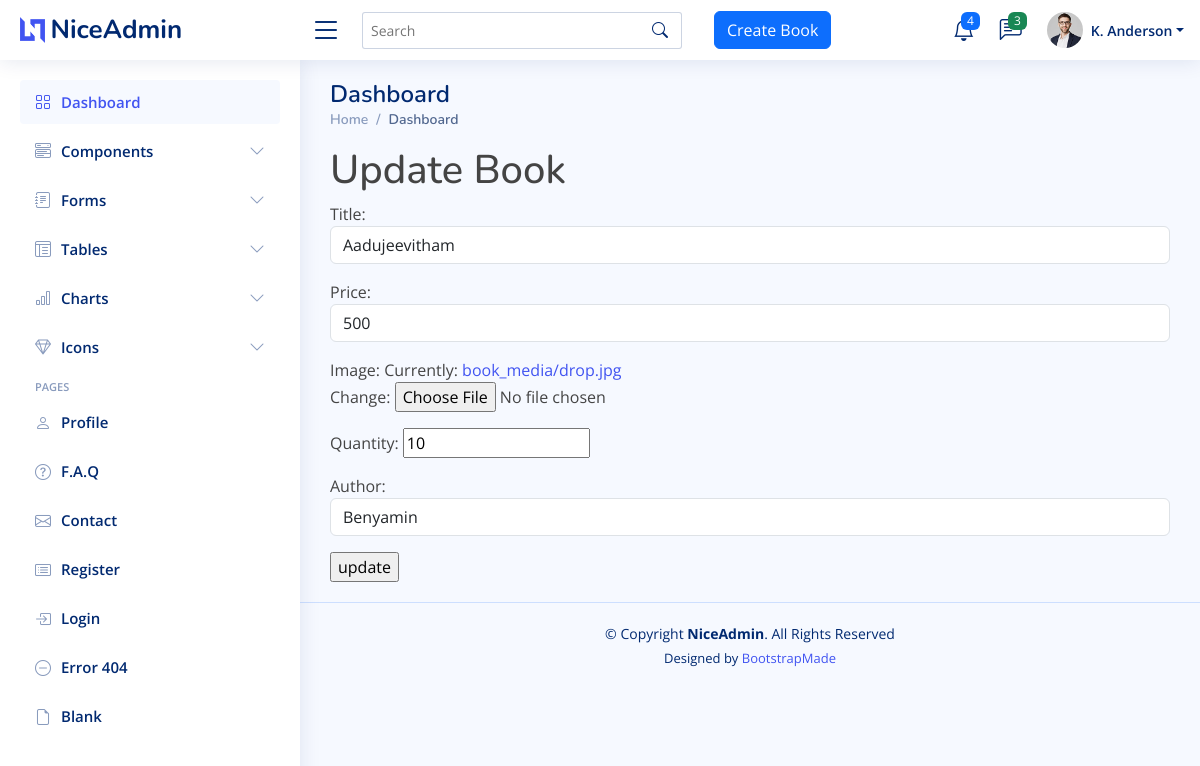
The app's page /update/1/ with its own data.
### lybrry/models.py (models this page shows, shortened)
class Book(models.Model):
    title=models.CharField(max_length=200)
    price=models.IntegerField(null=True)
    image=models.ImageField(upload_to='book_media')
    quantity=models.IntegerField()
    author=models.ForeignKey(AUTHOR, on_delete=models.CASCADE,null=True)

### lybrry/views.py (the view)
# urls.py: path('update/<int:book_id>/',views.updateBook, name='update'),
def updateBook(request,book_id):
    book=Book.objects.get(id=book_id)
    if request.method=="POST":
        form=Bookform(request.POST,request.FILES,instance=book)
        if form.is_valid():
            form.save()
            return redirect('/')
    else:
        form=Bookform(instance=book)
    return render(request,'admin/update.html',{'form':form})

### lybrry/forms.py
class Bookform(forms.ModelForm):
    class Meta:
        model=Book
        fields='__all__'
        widgets={
            'title':forms.TextInput(attrs={'class':'form-control','placeholder':'Enter the book name'}),
            'author':forms.Select(attrs={'class':'form-control','placeholder':'Enter the book author'}),
            'price':forms.TextInput(attrs={'class':'form-control','placeholder':'Enter the book price'})
        }

### lybrry/models.py (called while the page is built)
    def __str__(self):
        return '{}'.format(self.name)

### templates/admin/update.html (shortened to what this page needs)
{% extends 'admin/index.html' %}
{% load static %}
{% block content %}
<h1>Update Book</h1>
        <form method="post" enctype="multipart/form-data">
            {{ form.as_p }}
            <input type="submit" value="update">
        </form>
{% endblock %}

### static/assets/css/style.css (style rules this page uses)
:root { scroll-behavior: smooth; }
body { font-family: "Open Sans", sans-serif; background: #f6f9ff; color: #444444; }
h1, h2, h3, h4, h5, h6 { font-family: "Nunito", sans-serif; }

### records on screen
Book: title "Aadujeevitham", price "500", quantity "10", author "Benyamin"
